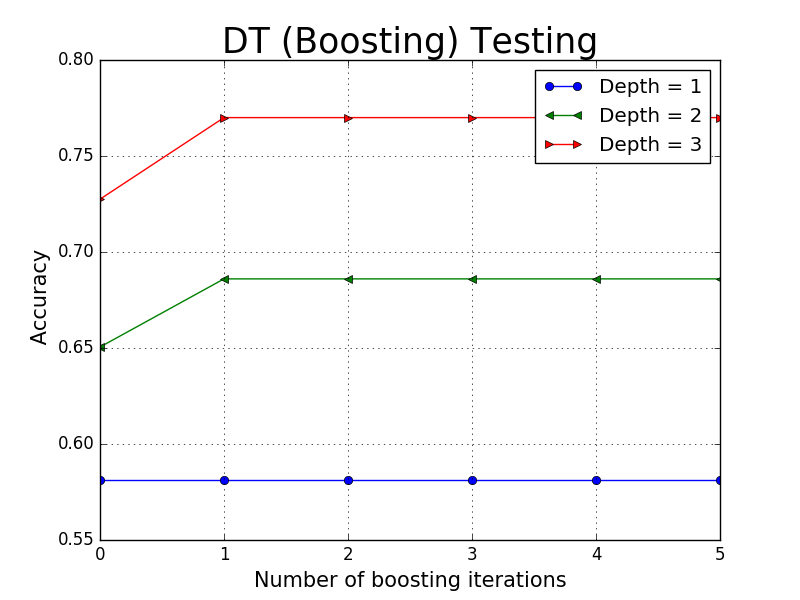

Python code for this plot:
import matplotlib.pyplot as plt


# x = [0.001, 0.01, 0.1, 1, 10]

x1 = [1163./2000., 1163./2000., 1163./2000., 1163./2000., 1163./2000., 1163./2000.]
x2 = [1301./2000., 1372./2000., 1372./2000, 1372./2000, 1372./2000, 1372./2000]
x3 = [1455./2000., 1540./2000., 1540/2000., 1540/2000., 1540/2000., 1540/2000.]

plt.plot(x1, marker = 'o')
plt.plot(x2, marker = '<')
plt.plot(x3, marker = '>')

plt.xlabel("Number of boosting iterations", fontsize = 15)
plt.ylabel(" Accuracy", fontsize = 15)
plt.title("DT (Boosting) Testing", fontsize = 25)
plt.grid(True)
plt.legend(['Depth = 1', 'Depth = 2', 'Depth = 3'])


plt.show()
